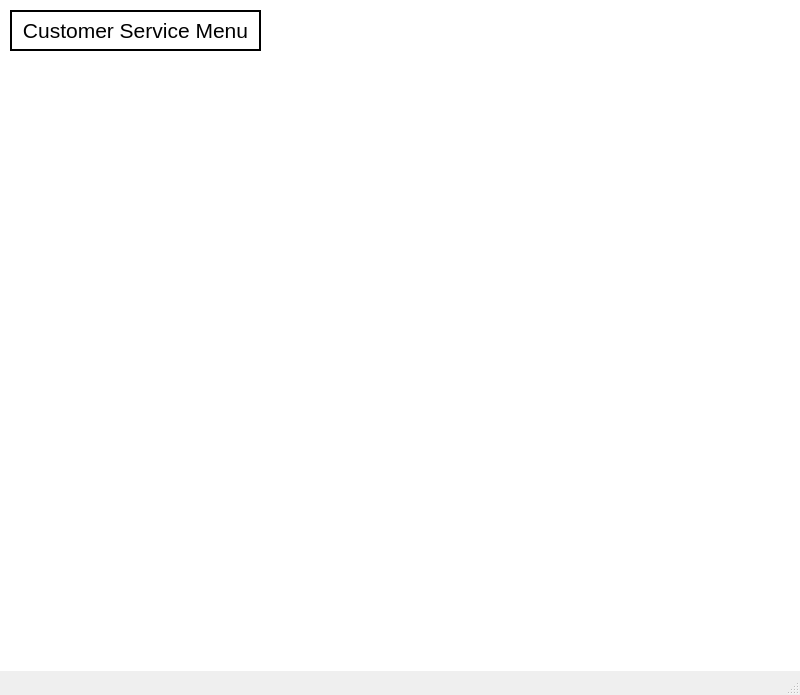
<?xml version="1.0" encoding="UTF-8"?>
<ui version="4.0">
 <class>CS_Mgr_menu</class>
 <widget class="QMainWindow" name="CS_Mgr_menu">
  <property name="geometry">
   <rect>
    <x>0</x>
    <y>0</y>
    <width>800</width>
    <height>695</height>
   </rect>
  </property>
  <property name="windowTitle">
   <string>MainWindow</string>
  </property>
  <widget class="QWidget" name="centralwidget">
   <widget class="QLabel" name="label">
    <property name="geometry">
     <rect>
      <x>0</x>
      <y>0</y>
      <width>801</width>
      <height>671</height>
     </rect>
    </property>
    <property name="styleSheet">
     <string notr="true">background-image: url(:/Cust_service/customer_service.png);
background-repeat: no-repeat;
background-position: center;
background-attachment: fixed;
background-color: white; /* Fallback color */</string>
    </property>
    <property name="text">
     <string/>
    </property>
   </widget>
   <widget class="QPushButton" name="acct_rcv_Button">
    <property name="geometry">
     <rect>
      <x>10</x>
      <y>10</y>
      <width>251</width>
      <height>41</height>
     </rect>
    </property>
    <property name="font">
     <font>
      <pointsize>16</pointsize>
     </font>
    </property>
    <property name="styleSheet">
     <string notr="true">background-color: white;
border: 2px solid black;
</string>
    </property>
    <property name="text">
     <string>Customer Service Menu</string>
    </property>
    <property name="autoDefault">
     <bool>false</bool>
    </property>
   </widget>
  </widget>
  <widget class="QMenuBar" name="menubar">
   <property name="geometry">
    <rect>
     <x>0</x>
     <y>0</y>
     <width>800</width>
     <height>21</height>
    </rect>
   </property>
  </widget>
  <widget class="QStatusBar" name="statusbar"/>
 </widget>
 <resources>
  <include location="Cust_service.qrc"/>
 </resources>
 <connections/>
</ui>
